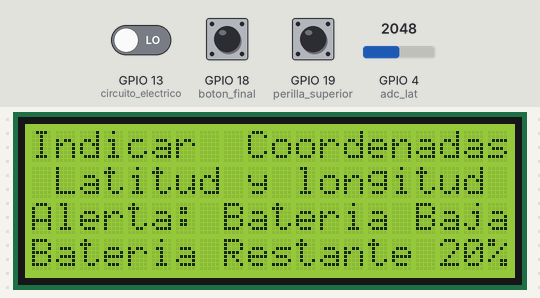
A program run on a simulated ESP32. On the bench: 20×4 character LCD. The test bench sets the inputs (shaded band); at power-on: GPIO 4 (adc_lat) = 2048, GPIO 13 (circuito_electrico) LOW, GPIO 18 (boton_final) LOW, GPIO 19 (perilla_superior) LOW. The local clock reads 2024-03-15 10:24:30 at power-on unless the program sets it.

Above: at 1.3 s.
1.4 s: GPIO 4 (adc_lat) set to 819
2.9 s: GPIO 4 (adc_lat) set to 716
At 4.2 s:
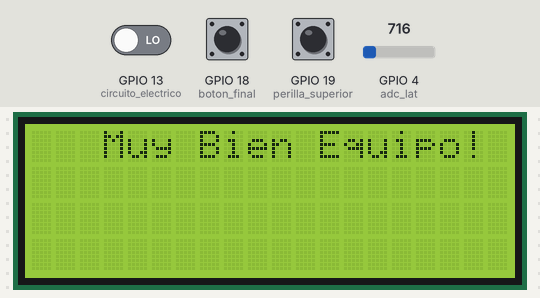
At 5.2 s:
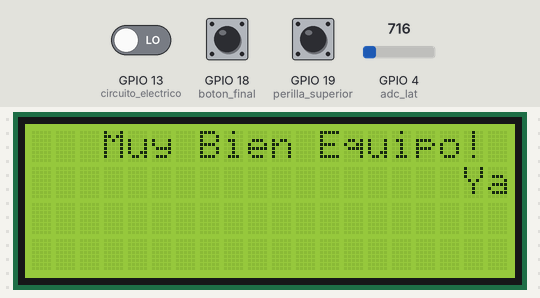
Timing chart, 0 to 6.7 s (numbered marks = the images above; inputs shaded):
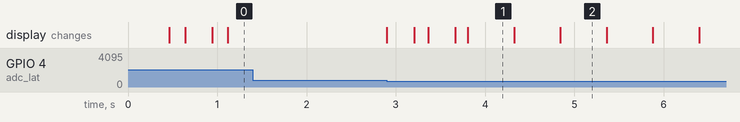

Measured:
- the behaviour switches between 781 and 780 on GPIO 4 (adc_lat) (found by bisection; images 0 and 1)
- after the input at 1.4 s, every drawn part: stays the same
- after the input at 2.9 s, the display: first changes at once (image 1 shows a later state)
- what the display in image 2 shows lasts 0.6 s, from 4.8 s to 5.4 s

The program:

main.cpp
```cpp
#include <Arduino.h>
#include <ESP32Time.h>
#include <LiquidCrystal_I2C.h>
#include <string.h>


int perilla_superior = 19;
int circuito_electrico = 13; // combinacion de jacks. estaba en el 17 y no funcionaba, se cambio al 13 para probar...
int adc_lat = 4; // combinacion de frecuencias de fichas.
int adc_lon = 2;
int boton_final = 18;

int lcdColumns = 20;
int lcdRows = 4;
int bateria = 20; // tiempo total de escape en minutos... se ve reflejado en la pantalla como porcentaje de bateria.
String mensaje_escape = "Ya hemos enviado un avion de rescate, esperar fuera del refugio con la bengala";

ESP32Time rtc(3600); // init rtc
LiquidCrystal_I2C lcd(0x27, lcdColumns, lcdRows); // init lcd

bool bateria_restante(void);
void init_gpio(void);
int quest(void);
void quest_FAILED(void);
void quest_COMPLETE(void);
void parpadear_backlight(void);
void scrollText(int row, String message, int delayTime, int lcdColumns);

void setup() {
  Serial.begin(115200);
  init_gpio();
  lcd.init();
  lcd.backlight();
  lcd.setCursor(0,2); lcd.print("Alerta: Bateria Baja"); // leyendas iniciales en las primeras 2 filas.
  lcd.setCursor(0,3); lcd.print("Bateria Restante   %");
  lcd.setCursor(17,3);lcd.print(bateria);
  rtc.setTime(01, 00, 00, 16, 7, 2023);  // 16th Junio 2023 00:00:01
  // put your setup code here, to run once:
}

void loop() {
  switch (quest()){
    case 1:
      quest_COMPLETE();
      break;
    case 2:
      quest_FAILED();
      break;
  }
}
bool medida_adc_lat (void){
  while (true){
    int valor_adc = analogRead(adc_lat);

    if(valor_adc >= 15 && valor_adc <= 780) {
        return 0;
    }else{
      if (bateria_restante() == true){
      return 1; // se agoto el tiempo/ bateria.
      }
    }
  }
}

bool medida_adc_lon (void){
  while (true){
    int valor_adc = analogRead(adc_lon);

    if(valor_adc <= 2400 && valor_adc >= 1850) {
        return 0;
    }else{
      if (bateria_restante() == true){
      return 1; // se agoto el tiempo/ bateria.
      }
    }
  }
}

bool espera_valores_en_rango() {
    while (true) {
        int latitud = medida_adc_lat();
        int longitud = medida_adc_lon();

        if (latitud == 0 && longitud == 0) {
            // Ambos valores están dentro del rango, puedes continuar.
            return true;
        }

        if (latitud == 2 || longitud == 2) {
            // Se agotó la batería durante la espera.
            return false;
        }
    }
}
int quest(){
  lcd.setCursor(0,0); lcd.print("                    ");
  lcd.setCursor(0,1); lcd.print("                    ");
  lcd.setCursor(0,0); lcd.print("   Iniciar Sistema  ");


  for(;digitalRead(perilla_superior) == HIGH;){ // cambiar low a high.
    if (bateria_restante() == true){
    return 2; // se agoto el tiempo/ bateria.
    }
  }parpadear_backlight();


  lcd.setCursor(0,0); lcd.print("                    ");
  lcd.setCursor(0,1); lcd.print("                    ");
  lcd.setCursor(0,0); lcd.print("Configurar  Circuito");
  lcd.setCursor(0,1); lcd.print("      Electrico     ");

  for(;digitalRead(circuito_electrico) == HIGH;){ // cambiar low a high.
    if (bateria_restante() == true){
    return 2; // se agoto el tiempo/ bateria.
    }
  }parpadear_backlight();


  lcd.setCursor(0,0); lcd.print("                    ");
  lcd.setCursor(0,1); lcd.print("                    ");
  lcd.setCursor(0,0); lcd.print("Indicar  Coordenadas");
  lcd.setCursor(0,1); lcd.print(" Latitud y longitud ");

  if (espera_valores_en_rango() == true){
    parpadear_backlight();
  }

  lcd.setCursor(0,0); lcd.print("                    ");
  lcd.setCursor(0,1); lcd.print("                    ");
  lcd.setCursor(0,0); lcd.print("  Enviar Señal SOS  ");
  for(;digitalRead(boton_final) == HIGH;){
    if (bateria_restante() == true){
    return 2; // se agoto el tiempo/ bateria.
    }
  }parpadear_backlight();
  return 1; // se completo el escape exitosamente.
}

void quest_FAILED(void){
  parpadear_backlight();
  parpadear_backlight();
  parpadear_backlight();
  parpadear_backlight();
  for(;;){
    lcd.noBacklight();
    delay(10000);
  }
}
void quest_COMPLETE(void){
  lcd.clear(); lcd.setCursor(0,0);
  lcd.print("   Muy Bien Equipo! ");
  for(;;){
    scrollText(1, mensaje_escape, 500, 20);
  }
}
void parpadear_backlight(void){
  lcd.noBacklight();
  delay(100);
  lcd.backlight();
  delay(100);
  lcd.noBacklight();
  delay(100);
  lcd.backlight();
  delay(100);
}
void init_gpio(void){
  pinMode(perilla_superior, INPUT_PULLDOWN);
  pinMode(circuito_electrico,INPUT);
  //pinMode(adc_1, INPUT);
  //pinMode(adc_2,INPUT);
  pinMode(boton_final,INPUT_PULLDOWN);
}
bool bateria_restante(void){ // funciona 9, quizas se pierde un minuto por los delays.
  if(rtc.getSecond() == 00 ){ // modifica el porcentaje de bateria cada 1 min.
    bateria--;
    if(bateria < 10){
      lcd.setCursor(17,3); lcd.print(" ");
      lcd.print(bateria);
    }
    else {
      lcd.setCursor(17,3); lcd.print(bateria);
    }
    if(bateria == 0){
      return true;
    }
    delay(1000); // evita que pase los minutos de una
  } return false;
}
void scrollText(int row, String message, int delayTime, int lcdColumns) {
  for (int i=0; i < lcdColumns; i++) {
    message = " " + message;
  }
  message = message + " ";
  for (int pos = 0; pos < message.length(); pos++) {
    lcd.setCursor(0, row);
    lcd.print(message.substring(pos, pos + lcdColumns));
    delay(delayTime);
  }
}
```
